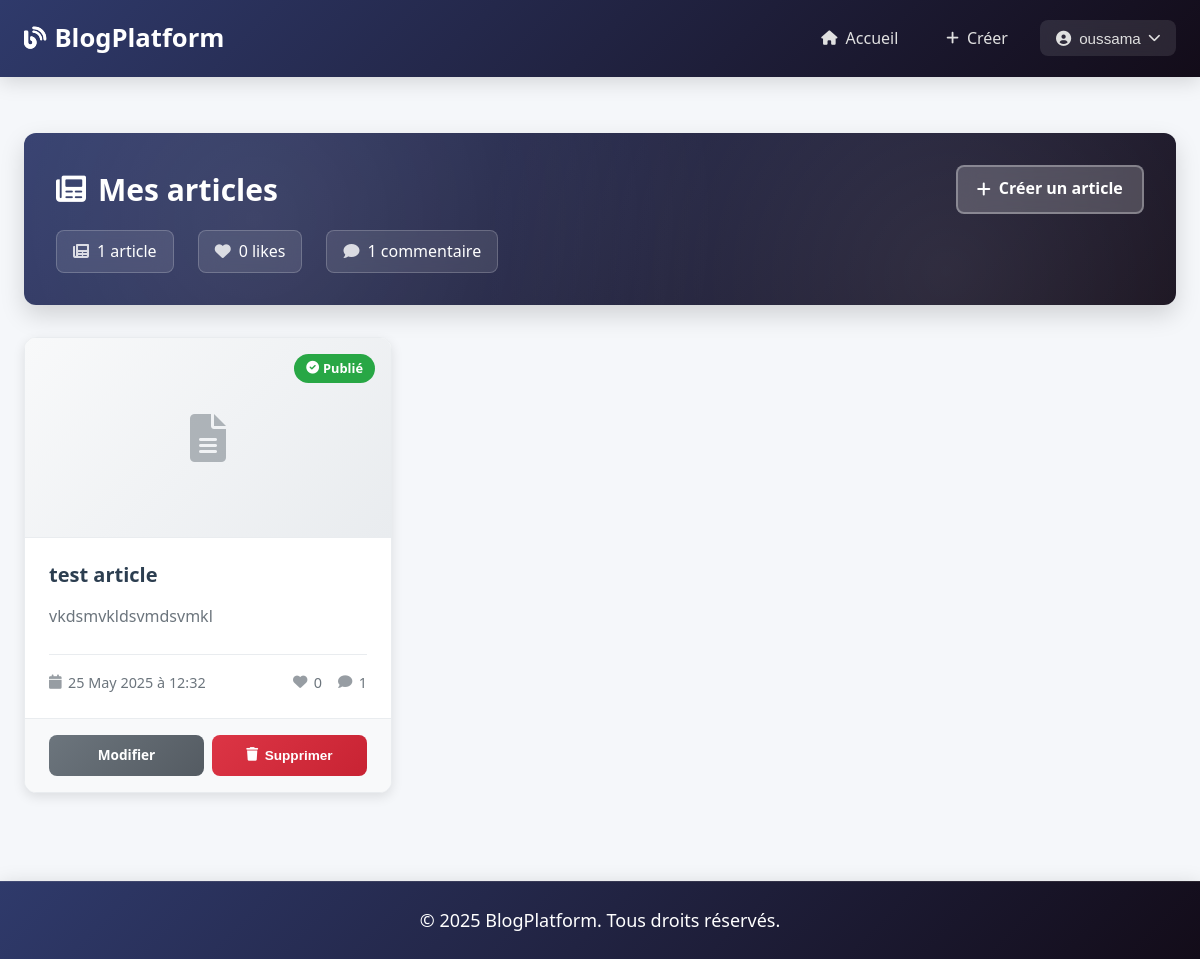
The app's page /my-articles (signed in), older data.
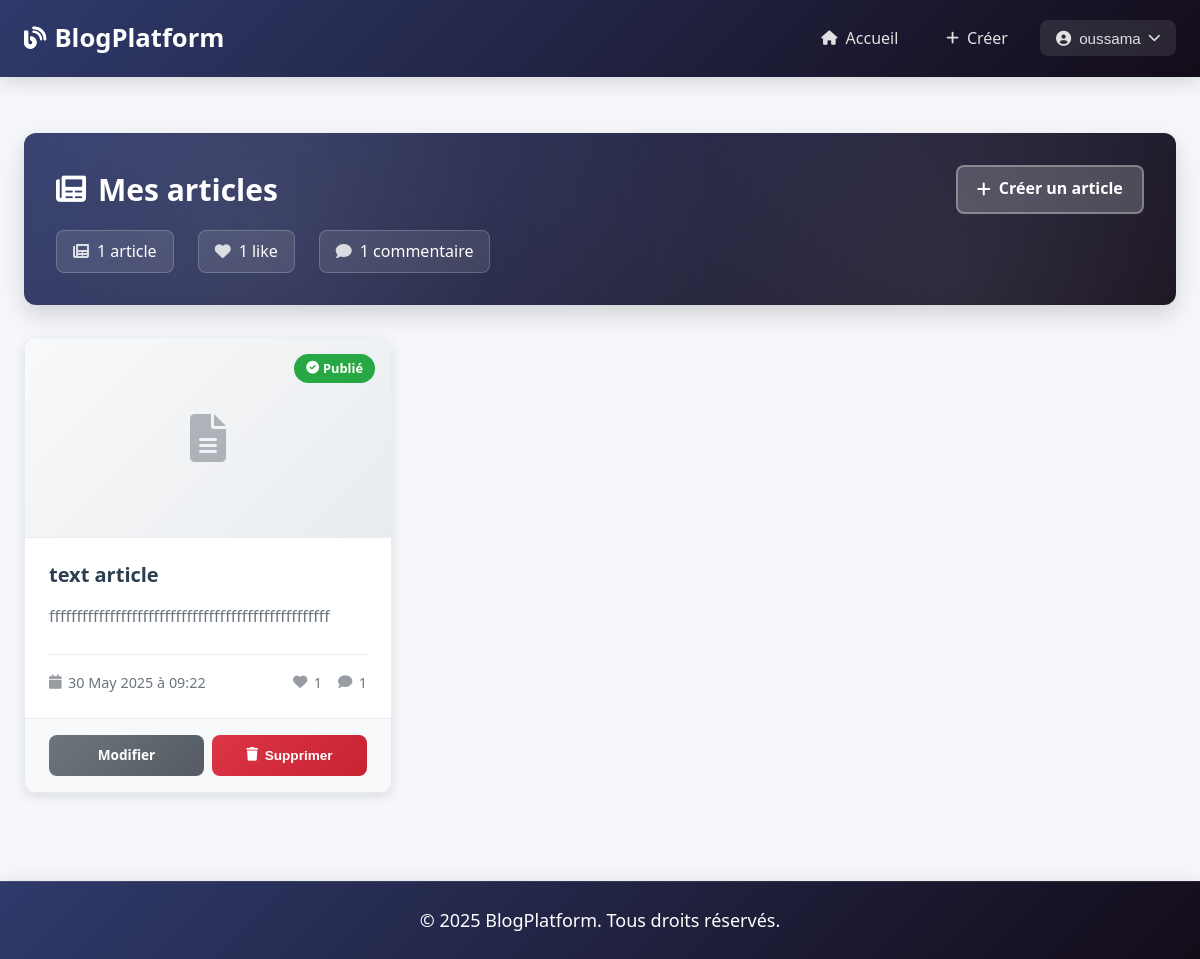
The same page, newer data.
### tables this page shows
CREATE TABLE articles (
                id INTEGER PRIMARY KEY AUTOINCREMENT,
                title TEXT NOT NULL,
                content TEXT NOT NULL,
                image_url TEXT,
                author_id INTEGER NOT NULL,
                created_at TIMESTAMP DEFAULT CURRENT_TIMESTAMP,
                updated_at TIMESTAMP DEFAULT CURRENT_TIMESTAMP,
                FOREIGN KEY (author_id) REFERENCES users (id)
            );

### main.py (the view)
@app.route("/my-articles")
def my_articles():
    user = get_current_user()
    if not user:
        return redirect(url_for("login"))
    articles = db.get_user_articles(user["id"])
    return render_template(
        "user/my_articles.html",
        title="Mes articles - Blog Platform",
        user=user,
        articles=articles
    )

### database.py (called while the page is built)
    def get_connection(self):
        conn = sqlite3.connect(self.db_path)
        conn.row_factory = sqlite3.Row
        return conn

    def get_user_articles(self, user_id):
        conn = self.get_connection()
        cursor = conn.cursor()
        cursor.execute('''
            SELECT a.*, u.username as author_name,
                   (SELECT COUNT(*) FROM likes WHERE article_id = a.id) as likes_count,
                   (SELECT COUNT(*) FROM comments WHERE article_id = a.id) as comments_count
            FROM articles a
            JOIN users u ON a.author_id = u.id
            WHERE a.author_id = ?
            ORDER BY a.created_at DESC
        ''', (user_id,))
        articles = cursor.fetchall()
        conn.close()
        return [dict(article) for article in articles]

### main.py (called while the page is built)
@app.template_filter('truncate')
def truncate_filter(text, length=100):
    if not text:
        return ""
    text = str(text)
    if len(text) <= length:
        return text
    return text[:length].rstrip() + "..."

def get_current_user():
    sid = request.cookies.get("session_id")
    return session_mgr.get_user(sid) if sid else None

### templates/user/my_articles.html (shortened to what this page needs)
{% extends "base.html" %}
{% block content %}
<div class="page-header">
    <div class="header-content">
        <h2><i class="fas fa-newspaper"></i> Mes articles</h2>
        <a href="/create-article" class="btn-create">
            <i class="fas fa-plus"></i> Créer un article
        </a>
    </div>
    {% if articles %}
    <div class="header-stats">
        <div class="stat-item">
            <i class="fas fa-newspaper"></i>
            <span>{{ articles|length }} article{{ 's' if articles|length != 1 else '' }}</span>
        </div>
        <div class="stat-item">
            <i class="fas fa-heart"></i>
            <span>{{ articles|sum(attribute='likes_count') }} like{{ 's' if articles|sum(attribute='likes_count') != 1
                else '' }}</span>
        </div>
        <div class="stat-item">
            <i class="fas fa-comment"></i>
            <span>{{ articles|sum(attribute='comments_count') }} commentaire{{ 's' if
                articles|sum(attribute='comments_count') != 1 else '' }}</span>
        </div>
    </div>
    {% endif %}
</div>
{% if articles %}
<div class="article-list">
    {% for a in articles %}
    <div class="article-card" data-article-id="{{ a.id }}">
        <div class="card-header">
            <div class="article-image-container">
                {% if a.image_filename %}
                <img src="/static/{{ a.image_filename }}" alt="{{ a.title }}" class="article-image" />
                <div class="image-overlay">
                    <a href="/article/{{ a.id }}" class="image-link">
                        <i class="fas fa-eye"></i>
                    </a>
                </div>
                {% else %}
                <div class="article-placeholder">
                    <i class="fas fa-file-alt"></i>
                </div>
                {% endif %}
                <div class="article-status">
                    <div class="status-badge">
                        <i class="fas fa-check-circle"></i> Publié
                    </div>
                </div>
            </div>
        </div>
        <div class="card-content">
            <h3>
                <a href="/article/{{ a.id }}">{{ a.title }}</a>
            </h3>
            <p>{{ a.content|truncate(150) }}</p>
            <div class="article-meta">
                <div class="meta-item">
                    <i class="fas fa-calendar"></i>
                    <span>{{ a.created_at|format_date }}</span>
                </div>
                <div class="meta-group">
                    <div class="meta-item">
                        <i class="fas fa-heart"></i>
                        <span>{{ a.likes_count }}</span>
                    </div>
                    <div class="meta-item">
                        <i class="fas fa-comment"></i>
                        <span>{{ a.comments_count }}</span>
                    </div>
                </div>
            </div>
        </div>
        <div class="article-actions">
            <a href="/edit-article/{{ a.id }}" class="btn btn-secondary">Modifier</a>
            <button onclick="deleteArticle({{ a.id }})" class="btn btn-danger">
                <i class="fas fa-trash"></i> Supprimer
            </button>
        </div>
    </div>
    {% endfor %}
</div>
{% endif %}
{% endblock %}
{% block styles %}
<link rel="stylesheet" href="{{ url_for('static', filename='css/user/my_articles.css') }}">
{% endblock %}

Row changes from the older to the newer data that the page shows:
removed articles: title "test article", content "vkdsmvkldsvmdsvmkl", created_at "25 May 2025 à 12:32", likes_count "0", comments_count "1"
added articles: title "text article", content "fffffffffffffffffffffffffffffffffffffffffffffffffff", created_at "30 May 2025 à 09:22", likes_count "1", comments_count "1"
Text that changed along with them:
{{ articles|sum(attribute='likes_count') }}: "0" → "1"
text no longer shown: "s"
